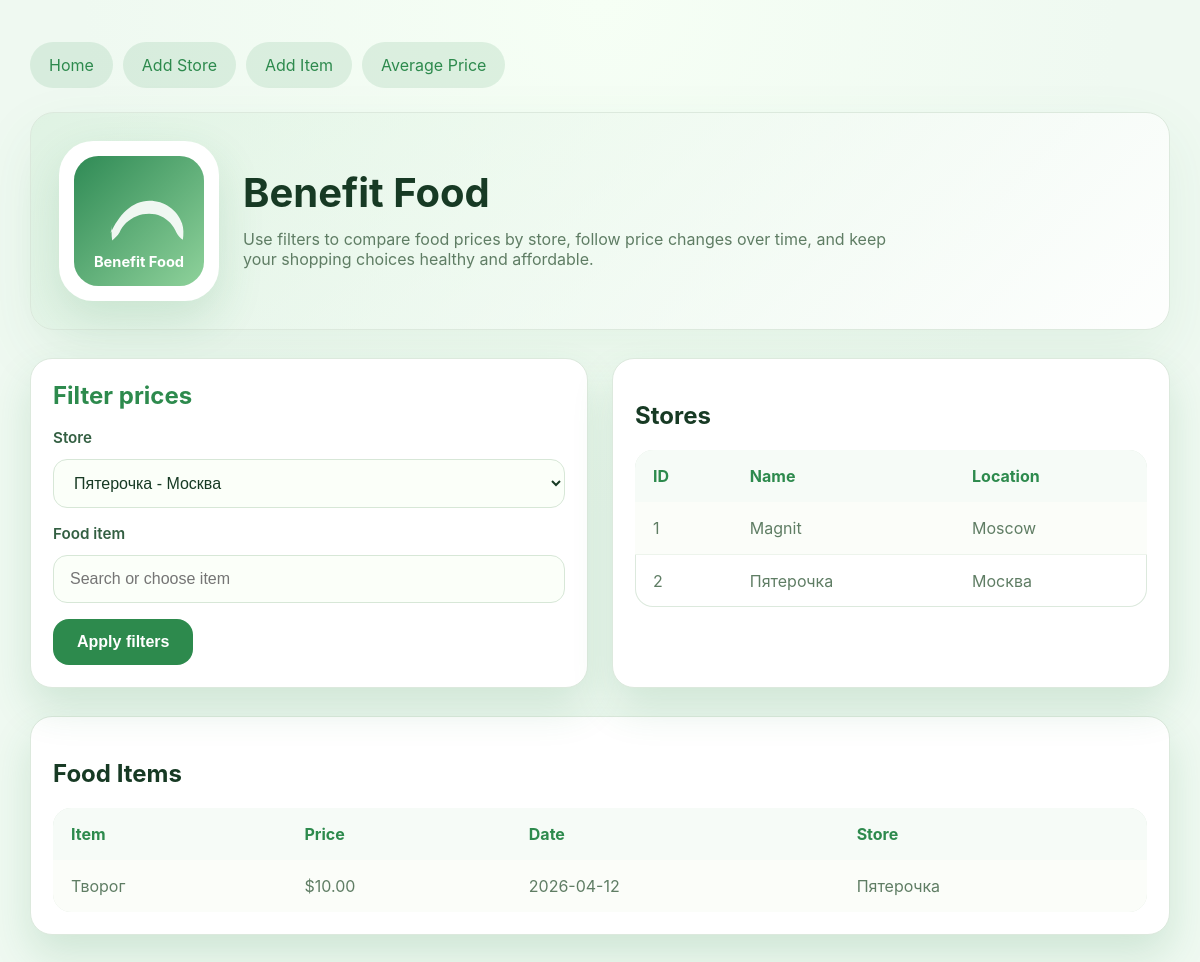
/?store_id=2, run on the app's committed database.
### tables this page shows
CREATE TABLE stores (
                id INTEGER PRIMARY KEY,
                name TEXT NOT NULL,
                location TEXT
            );

CREATE TABLE food_items (
                id INTEGER PRIMARY KEY,
                name TEXT NOT NULL,
                price REAL NOT NULL,
                store_id INTEGER,
                date_recorded TEXT,
                FOREIGN KEY (store_id) REFERENCES stores (id)
            );

### app.py (the view)
@app.route('/')
def index():
    stores = tracker.get_stores()
    selected_store_id = request.args.get('store_id', type=int)
    selected_item_name = request.args.get('item_name', default=None, type=str)
    items = tracker.get_food_items(store_id=selected_store_id, item_name=selected_item_name)
    food_names = tracker.get_food_names()
    selected_store_name = None
    if selected_store_id:
        selected_store_name = next((store[1] for store in stores if store[0] == selected_store_id), None)
    history = None
    if selected_item_name:
        history = tracker.get_price_history(selected_item_name, store_id=selected_store_id)
    return render_template(
        'index.html',
        stores=stores,
        items=items,
        food_names=food_names,
        selected_store_id=selected_store_id,
        selected_item_name=selected_item_name,
        selected_store_name=selected_store_name,
        history=history,
    )

### models.py (called while the page is built)
    def get_stores(self):
        conn = sqlite3.connect(self.db_name)
        cursor = conn.cursor()
        cursor.execute('SELECT id, name, location FROM stores')
        stores = cursor.fetchall()
        conn.close()
        return stores

    def get_food_items(self, store_id=None, item_name=None):
        conn = sqlite3.connect(self.db_name)
        cursor = conn.cursor()
        sql = '''
            SELECT fi.name, fi.price, fi.date_recorded, s.name
            FROM food_items fi
            JOIN stores s ON fi.store_id = s.id
        '''
        filters = []
        params = []
        if store_id:
            filters.append('fi.store_id = ?')
            params.append(store_id)
        if item_name:
            filters.append('fi.name COLLATE NOCASE = ?')
            params.append(item_name)
        if filters:
            sql += ' WHERE ' + ' AND '.join(filters)
        sql += ' ORDER BY fi.date_recorded DESC'
        cursor.execute(sql, params)
        items = cursor.fetchall()
        conn.close()
        return items

    def get_food_names(self):
        conn = sqlite3.connect(self.db_name)
        cursor = conn.cursor()
        cursor.execute('SELECT DISTINCT name FROM food_items ORDER BY name COLLATE NOCASE')
        names = [row[0] for row in cursor.fetchall()]
        conn.close()
        return names

### templates/index.html (shortened to what this page needs)
{% extends "layout.html" %}
{% block content %}
<section class="hero">
    <div class="hero-logo">
        <img src="{{ url_for('static', filename='logo.svg') }}" alt="Benefit Food logo">
    </div>
    <div class="hero-copy">
        <h1>Benefit Food</h1>
        <p>Use filters to compare food prices by store, follow price changes over time, and keep your shopping choices healthy and affordable.</p>
    </div>
</section>
<div class="section-grid">
    <div class="form-card">
        <h2>Filter prices</h2>
        <form method="get">
            <div class="form-row">
                <label for="store_id">Store</label>
                <select id="store_id" name="store_id">
                    {% for store in stores %}
                    <option value="{{ store[0] }}" {% if selected_store_id == store[0] %}selected{% endif %}>{{ store[1] }} - {{ store[2] }}</option>
                    {% endfor %}
                </select>
            </div>
            <div class="form-row">
                <label for="item_name">Food item</label>
                <input list="item-list" id="item_name" name="item_name" value="{{ selected_item_name or '' }}" placeholder="Search or choose item">
            </div>
            <button type="submit">Apply filters</button>
        </form>
    </div>
    <div class="table-card">
        <h2>Stores</h2>
        <table>
            <tr>
                <th>ID</th>
                <th>Name</th>
                <th>Location</th>
            </tr>
            {% for store in stores %}
            <tr>
                <td>{{ store[0] }}</td>
                <td>{{ store[1] }}</td>
                <td>{{ store[2] }}</td>
            </tr>
            {% endfor %}
        </table>
    </div>
</div>
<div class="table-card">
    <h2>Food Items</h2>
    {% if items %}
    <table>
        <tr>
            <th>Item</th>
            <th>Price</th>
            <th>Date</th>
            <th>Store</th>
        </tr>
        {% for item in items %}
        <tr>
            <td>{{ item[0] }}</td>
            <td>${{ "%.2f"|format(item[1]) }}</td>
            <td>{{ item[2] }}</td>
            <td>{{ item[3] }}</td>
        </tr>
        {% endfor %}
    </table>
    {% else %}
    <p class="message">No food items found for the selected filters.</p>
    {% endif %}
</div>
{% endblock %}

### static/style.css (style rules this page uses)
:root { --bg: #eff9f1; --surface: #ffffff; --surface-alt: #f7fdf6; --accent: #2d8a4d; --accent-soft: #8fd29b; --shadow: rgba(45, 138, 77, 0.16); --text: #173a24; --muted: #5f7d64; --border: #dce9dd; }
* { box-sizing: border-box; }
body { margin: 0; min-height: 100vh; font-family: Inter, system-ui, -apple-system, BlinkMacSystemFont, "Segoe UI", sans-serif; background: radial-gradient(circle at top, #f6fff5 0%, var(--bg) 45%); color: var(--text); }
.hero { display: grid; grid-template-columns: auto 1fr; align-items: center; gap: 24px; padding: 28px; background: linear-gradient(135deg, rgba(142, 210, 156, 0.16), rgba(255, 255, 255, 0.9)); border: 1px solid var(--border); border-radius: 24px; box-shadow: 0 22px 60px rgba(45, 138, 77, 0.08); margin-bottom: 28px; }
.hero-logo { min-width: 160px; width: 160px; height: 160px; border-radius: 34px; background: white; display: grid; place-items: center; box-shadow: 0 18px 46px rgba(45, 138, 77, 0.16); }
.hero-logo img { max-width: 130px; max-height: 130px; }
.hero-copy h1 { margin: 0; font-size: clamp(2.5rem, 2.6vw, 3.8rem); line-height: 1.02; }
.hero-copy p { margin: 16px 0 0; color: var(--muted); font-size: 1rem; max-width: 680px; }
.section-grid { display: grid; grid-template-columns: repeat(auto-fit, minmax(300px, 1fr)); gap: 24px; margin-bottom: 28px; }
.card, .table-card, .form-card { background: var(--surface); border-radius: 22px; border: 1px solid var(--border); box-shadow: 0 20px 40px var(--shadow); padding: 22px; }
.card h2, .form-card h2 { margin-top: 0; margin-bottom: 18px; color: var(--accent); }
.table-card table { width: 100%; border-collapse: collapse; border-radius: 18px; overflow: hidden; box-shadow: inset 0 0 0 1px var(--border); }
.table-card th, .table-card td { padding: 16px 18px; text-align: left; }
.table-card th { background: #f6fbf7; color: var(--accent); font-weight: 700; }
.table-card tr:nth-child(even) { background: #fbfdf9; }
.table-card td { color: var(--muted); border-bottom: 1px solid #edf4ec; }
.table-card tr:last-child td { border-bottom: none; }
form { display: grid; gap: 16px; }
.form-row { display: grid; gap: 12px; }
label { font-size: 0.95rem; font-weight: 600; color: #335f42; }
input, select { width: 100%; border: 1px solid #d7e7d7; border-radius: 14px; padding: 14px 16px; background: #fbfff9; color: var(--text); font-size: 1rem; }
button { width: fit-content; border: none; border-radius: 16px; background: var(--accent); color: white; padding: 14px 24px; font-size: 1rem; font-weight: 700; cursor: pointer; transition: transform 0.2s ease, background 0.2s ease; }

### data on the page
stores: id "1", name "Magnit", location "Moscow"
stores: id "2", name "Пятерочка", location "Москва"
food_items: name "Творог", price "10.00", date_recorded "2026-04-12", name "Пятерочка"

### other printed values
form field store_id "Пятерочка - Москва"
